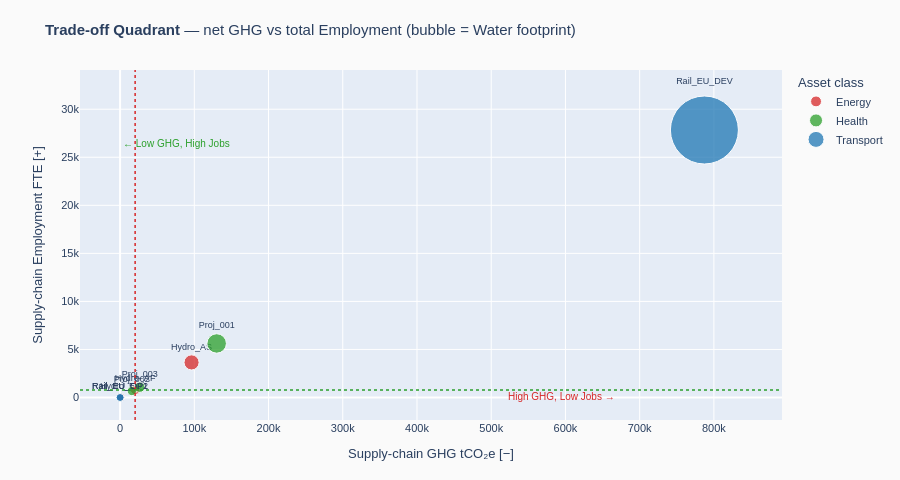

The code cell stored with this chart in its notebook:
### Code cell
# ══════════════════════════════════════════════════════════════════
# TRADE-OFF SCATTER — net GHG (all tiers) vs Total Jobs
# Bubble size = Water footprint; quadrant lines at portfolio medians
# ══════════════════════════════════════════════════════════════════
rows = []
for pid in PROJECTS:
    ghg = (t0[t0["project_id"]==pid]["GHG_tCO2e"].sum() +
           t1[t1["project_id"]==pid]["GHG_tCO2e"].sum() +
           t2[t2["project_id"]==pid]["GHG_tCO2e"].sum() +
           t3[t3["project_id"]==pid]["GHG_tCO2e"].sum())
    emp = (t0[t0["project_id"]==pid]["Employment_FTE"].sum() +
           t1[t1["project_id"]==pid]["Employment_FTE"].sum() +
           t2[t2["project_id"]==pid]["Employment_FTE"].sum() +
           t3[t3["project_id"]==pid]["Employment_FTE"].sum())
    wat = (t0[t0["project_id"]==pid]["Water_1000m3"].sum() +
           t1[t1["project_id"]==pid]["Water_1000m3"].sum() +
           t2[t2["project_id"]==pid]["Water_1000m3"].sum() +
           t3[t3["project_id"]==pid]["Water_1000m3"].sum())
    asset  = t0.loc[t0["project_id"]==pid, "asset_class"].iloc[0]
    region = t0.loc[t0["project_id"]==pid, "region"].iloc[0]
    rows.append(dict(project_id=pid, GHG=ghg, Employment=emp, Water=wat,
                     asset_class=asset, region=region))

sc_df = pd.DataFrame(rows)
med_ghg = sc_df["GHG"].median()
med_emp = sc_df["Employment"].median()

asset_colors = {"Energy": "#d62728", "Health": "#2ca02c", "Transport": "#1f77b4"}
sc_df["color"] = sc_df["asset_class"].map(asset_colors).fillna("#7f7f7f")
sc_df["bubble"] = (sc_df["Water"] / sc_df["Water"].max() * 60 + 8).clip(lower=8)

fig4 = go.Figure()
for asset, grp in sc_df.groupby("asset_class"):
    fig4.add_trace(go.Scatter(
        x=grp["GHG"], y=grp["Employment"],
        mode="markers+text",
        name=asset,
        marker=dict(
            size=grp["bubble"],
            color=asset_colors.get(asset, "#7f7f7f"),
            opacity=0.75,
            line=dict(color="white", width=1),
        ),
        text=grp["project_id"],
        textposition="top center",
        textfont=dict(size=9),
    ))

# Quadrant lines
for val, axis, dash, color, label in [
    (med_ghg, "x", "dot", "#d62728", "median GHG"),
    (med_emp, "y", "dot", "#2ca02c", "median Jobs"),
]:
    kw = dict(x0=val, x1=val, y0=0, y1=1, yref="paper") if axis=="x" else \
         dict(y0=val, y1=val, x0=0, x1=1, xref="paper")
    fig4.add_shape(type="line", line=dict(dash=dash, color=color, width=1.5), **kw)

fig4.add_annotation(x=med_ghg*0.05, y=sc_df["Employment"].max()*0.95,
    text="← Low GHG, High Jobs", showarrow=False,
    font=dict(size=10, color="#2ca02c"), xanchor="left")
fig4.add_annotation(x=sc_df["GHG"].max()*0.85, y=med_emp*0.1,
    text="High GHG, Low Jobs →", showarrow=False,
    font=dict(size=10, color="#d62728"), xanchor="right")

fig4.update_layout(
    title="<b>Trade-off Quadrant</b> — net GHG vs total Employment (bubble = Water footprint)",
    xaxis_title="Supply-chain GHG tCO₂e [−]",
    yaxis_title="Supply-chain Employment FTE [+]",
    height=480,
    margin=dict(l=80, r=40, t=70, b=60),
    paper_bgcolor="#fafafa",
    font=dict(family="Arial", size=11),
    legend=dict(title="Asset class"),
)
fig4.show()

### Figure 1 — Plotly figure (JSON) as saved in the notebook; plotly's stock layout.template omitted (floating-point values rounded to 4 significant figures)
{"data": [{"marker": {"color": "#d62728", "line": {"color": "white", "width": 1}, "opacity": 0.75, "size": [9.464, 15.13, 8.059]}, "mode": "markers+text", "name": "Energy", "text": ["Hydro_AF", "Hydro_AS", "Hydro_EU"], "textfont": {"size": 9}, "textposition": "top center", "type": "scatter", "x": [20280.0, 96300.0, 818.4], "y": [792.4, 3651.0, 28.12]}, {"marker": {"color": "#2ca02c", "line": {"color": "white", "width": 1}, "opacity": 0.75, "size": [19.45, 9.285, 10.36]}, "mode": "markers+text", "name": "Health", "text": ["Proj_001", "Proj_002", "Proj_003"], "textfont": {"size": 9}, "textposition": "top center", "type": "scatter", "x": [130100.0, 15840.0, 26640.0], "y": [5623.0, 674.4, 1070.0]}, {"marker": {"color": "#1f77b4", "line": {"color": "white", "width": 1}, "opacity": 0.75, "size": [68.0, 8.004, 8.003]}, "mode": "markers+text", "name": "Transport", "text": ["Rail_EU_DEV", "Rail_EU_OP1", "Rail_EU_OP2"], "textfont": {"size": 9}, "textposition": "top center", "type": "scatter", "x": [787200.0, 43.45, 30.08], "y": [27840.0, 1.662, 1.15]}], "layout": {"annotations": [{"font": {"color": "#2ca02c", "size": 10}, "showarrow": false, "text": "← Low GHG, High Jobs", "x": 1014.0, "xanchor": "left", "y": 26450.0}, {"font": {"color": "#d62728", "size": 10}, "showarrow": false, "text": "High GHG, Low Jobs →", "x": 669100.0, "xanchor": "right", "y": 79.24}], "font": {"family": "Arial", "size": 11}, "height": 480, "legend": {"title": {"text": "Asset class"}}, "margin": {"b": 60, "l": 80, "r": 40, "t": 70}, "paper_bgcolor": "#fafafa", "shapes": [{"line": {"color": "#d62728", "dash": "dot", "width": 1.5}, "type": "line", "x0": 20280.0, "x1": 20280.0, "y0": 0, "y1": 1, "yref": "paper"}, {"line": {"color": "#2ca02c", "dash": "dot", "width": 1.5}, "type": "line", "x0": 0, "x1": 1, "xref": "paper", "y0": 792.4, "y1": 792.4}], "title": {"text": "<b>Trade-off Quadrant</b> — net GHG vs total Employment (bubble = Water footprint)"}, "xaxis": {"title": {"text": "Supply-chain GHG tCO₂e [−]"}}, "yaxis": {"title": {"text": "Supply-chain Employment FTE [+]"}}}}
